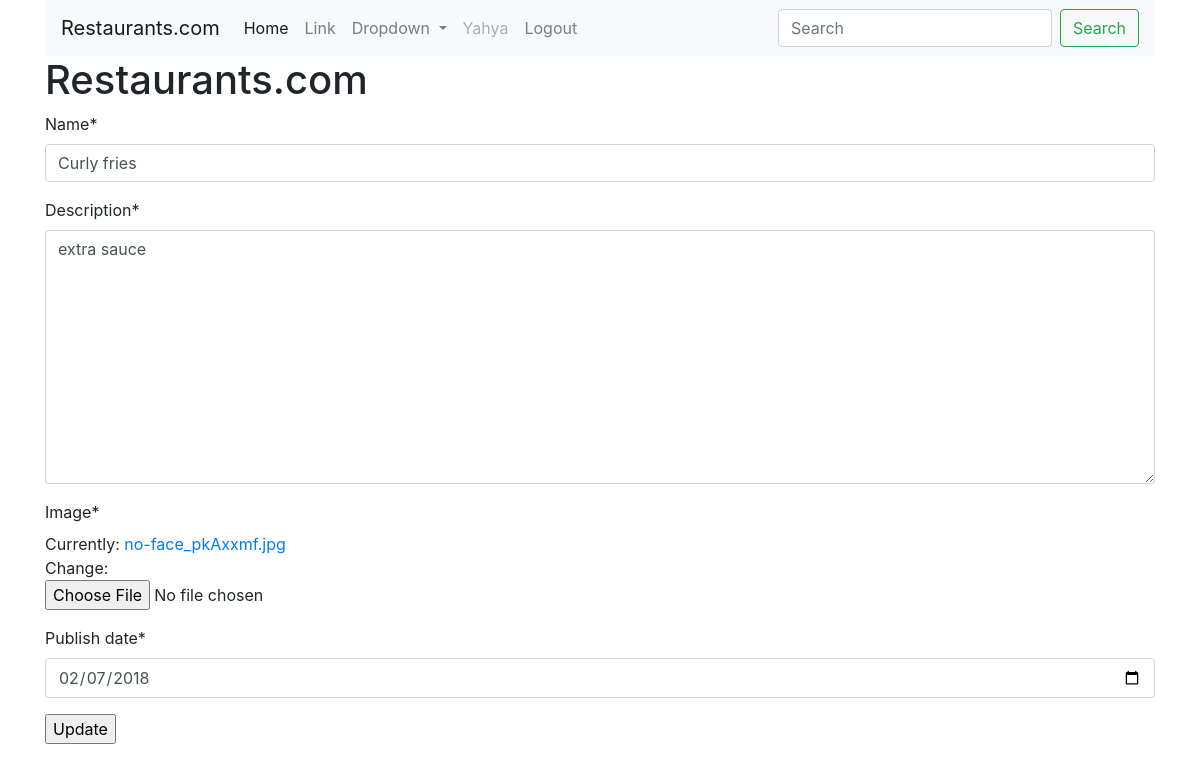
The app's page /update/20/ (signed in) with its own data.
### restaurants/models.py (models this page shows, shortened)
class Restaurant(models.Model):
	name = models.CharField(max_length=255)
	description = models.TextField()
	image = models.ImageField(null=True)
	opening_time = models.TimeField(auto_now_add=True)
	closing_time = models.TimeField(auto_now_add=True)
	img_url = models.URLField()
	publish_date = models.DateField(null=True)
	owner = models.ForeignKey(User, default=1, on_delete=models.CASCADE)

### restaurants/views.py (the view)
# urls.py: path('update/<int:restaurant_id>/', views.update, name="restaurant_update"),
def update(request, restaurant_id):
	if not request.user.is_authenticated:
		return redirect('login')
	if not (request.user.is_staff or request.user==Restaurant.owner):
		return HttpResponse("you're not the owner or the staff. You are not allowed to edit this")
	restaurant_obj = Restaurant.objects.get(id=restaurant_id)
	form = RestaurantForm(instance=restaurant_obj)
	if request.method == "POST":
		form = RestaurantForm(request.POST, request.FILES or None, instance = restaurant_obj,)
		if form.is_valid():
			form.save()
			return redirect("restaurant_detail", restaurant_id=restaurant_obj.id)
	context = {
	"restaurant_obj":restaurant_obj,
	"update_form":form,
	}
	return render(request, 'restaurant_update.html', context)

### restaurants/forms.py
class RestaurantForm(forms.ModelForm):
	class Meta:
		model = Restaurant
		fields = ['name', 'description', 'image', 'publish_date']
		widgets = {
			"publish_date": forms.DateInput(attrs={"type":"date"})
		}

### restaurants/templates/restaurant_update.html (shortened to what this page needs)
{% extends "base.html" %}
{% load crispy_forms_tags %}
{% block stuff %}
	<form action="{% url 'restaurant_update' restaurant_id=restaurant_obj.id %}" method="POST" enctype="multipart/form-data">
		{{update_form|crispy}}
		<input type="submit" value="Update">
	</form>
{% endblock stuff %}

### restaurants/templates/base.html (shortened to what this page needs)
<!doctype html>
{% load static %}
<html lang="en">
  <head>
    <link rel="stylesheet" href="https://maxcdn.bootstrapcdn.com/bootstrap/4.0.0/css/bootstrap.min.css">
    <link rel="stylesheet" href="{% static 'style.css' %}">
    <div class="container">
  </head>
  <body>
<nav class="navbar navbar-expand-lg navbar-light bg-light">
  <a class="navbar-brand" href="{% url 'restaurants_list' %}">Restaurants.com</a>
  <div class="collapse navbar-collapse" id="navbarSupportedContent">
    <ul class="navbar-nav mr-auto">
      <li class="nav-item active">
        <a class="nav-link" href="#">Home <span class="sr-only">(current)</span></a>
      </li>
      <li class="nav-item">
        <a class="nav-link" href="#">Link</a>
      </li>
      <li class="nav-item dropdown">
        <a class="nav-link dropdown-toggle" href="#" id="navbarDropdown" role="button" data-toggle="dropdown" aria-haspopup="true" aria-expanded="false">
          Dropdown
        </a>
      </li>
      {% if request.user.is_authenticated %}
      <li class="nav-item">
        <a class="nav-link disabled" href="#">{{request.user}}</a>
      </li>
      <li class="nav-item">
        <a class="nav-link" href="{% url 'logout' %}">Logout</a>
      </li>
      {% endif %}
    </ul>
    <form class="form-inline my-2 my-lg-0">
      <input class="form-control mr-sm-2" type="search" placeholder="Search" aria-label="Search">
      <button class="btn btn-outline-success my-2 my-sm-0" type="submit">Search</button>
    </form>
  </div>
</nav>
    <h1>Restaurants.com</h1>
    {% block stuff %}
    {% endblock stuff %}
  </body>
</html>

### records on screen
Restaurant: name "Curly fries", description "extra sauce", publish_date "02/07/2018"

### other values on screen
{{ request.user }} "Yahya"
